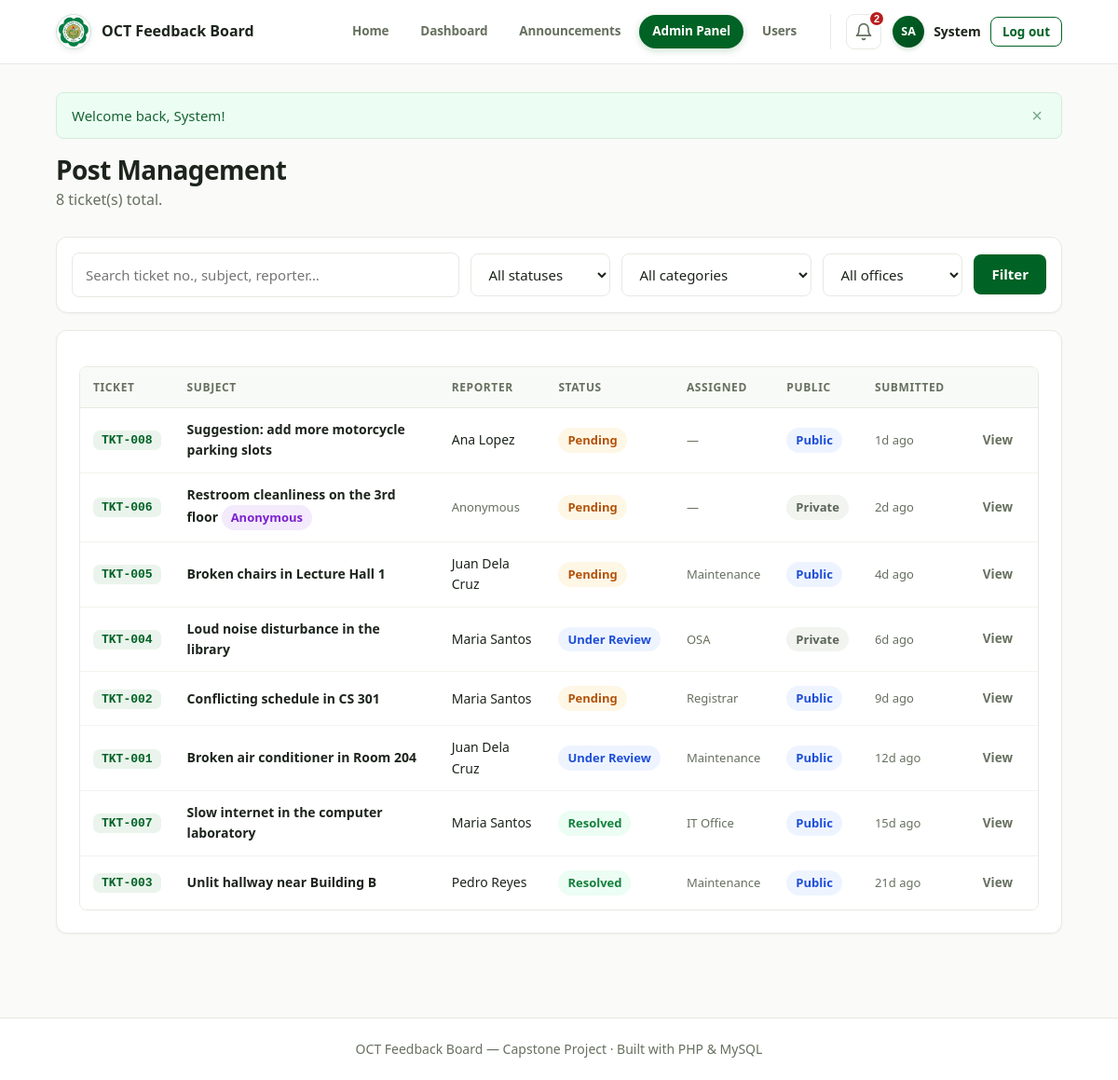
The page /admin/tickets.php (signed in) on the database as committed earlier.
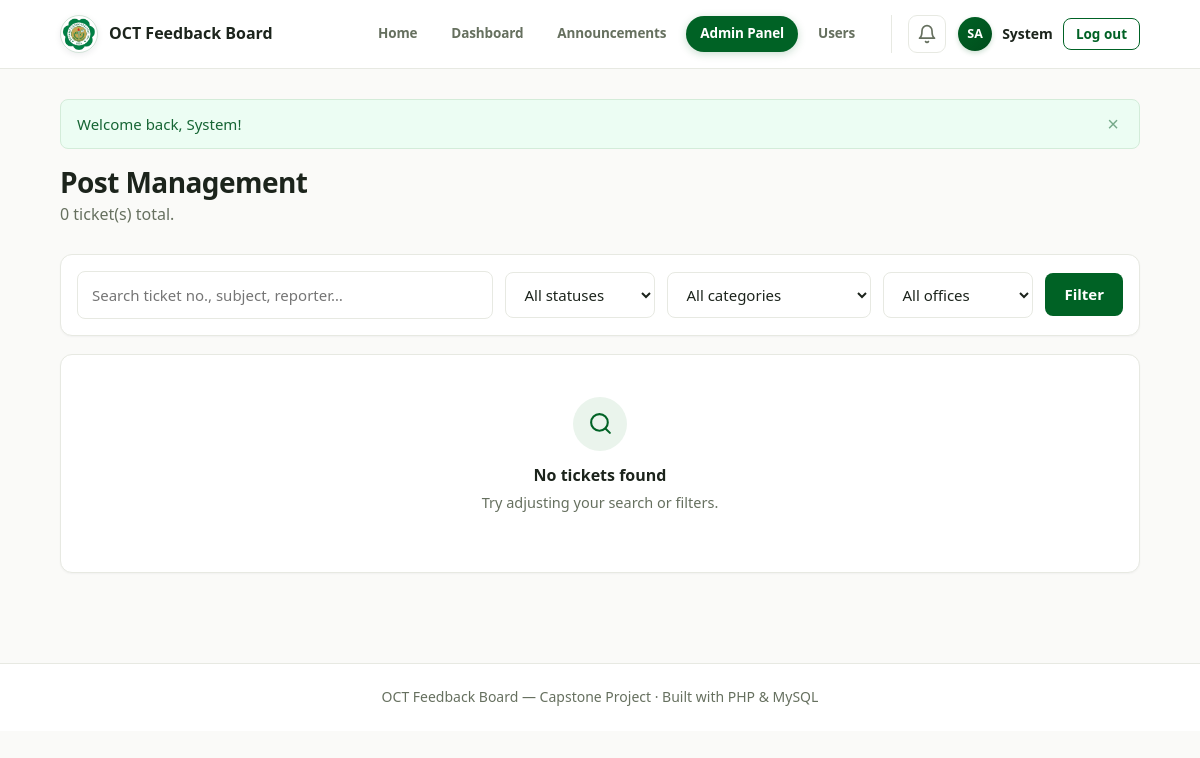
The same page on the database as committed later.
### tables this page shows
CREATE TABLE feedbacks (
  id            INT UNSIGNED AUTO_INCREMENT PRIMARY KEY,
  ticket_no     VARCHAR(20)  NOT NULL UNIQUE,
  user_id       INT UNSIGNED NOT NULL,
  category      VARCHAR(40)  NOT NULL,
  title         VARCHAR(160) NOT NULL,
  description   TEXT         NOT NULL,
  image_path    VARCHAR(255) DEFAULT NULL,
  is_anonymous  TINYINT(1)   NOT NULL DEFAULT 0,
  status        ENUM('pending','under_review','resolved','rejected') NOT NULL DEFAULT 'pending',
  assigned_dept VARCHAR(60)  DEFAULT NULL,
  is_public     TINYINT(1)   NOT NULL DEFAULT 0,
  created_at    TIMESTAMP NOT NULL DEFAULT CURRENT_TIMESTAMP,
  updated_at    TIMESTAMP NOT NULL DEFAULT CURRENT_TIMESTAMP ON UPDATE CURRENT_TIMESTAMP,
  CONSTRAINT fk_feedback_user FOREIGN KEY (user_id) REFERENCES users(id) ON DELETE CASCADE
);

CREATE TABLE users (
  id          INT UNSIGNED AUTO_INCREMENT PRIMARY KEY,
  id_number   VARCHAR(30)  NOT NULL UNIQUE,
  name        VARCHAR(120) NOT NULL,
  email       VARCHAR(120) NOT NULL UNIQUE,
  password    VARCHAR(255) NOT NULL,
  department  VARCHAR(100) NOT NULL DEFAULT '',
  role        ENUM('student','faculty','staff','admin','super_admin') NOT NULL DEFAULT 'student',
  field_scope VARCHAR(30)  DEFAULT NULL,  
  created_at  TIMESTAMP NOT NULL DEFAULT CURRENT_TIMESTAMP
);

### admin/tickets.php (the view, shortened to what this page needs)
<?php
require_once __DIR__ . '/../config.php';
$base      = '../';
$active    = 'admin';
$status   = (string)($_GET['status'] ?? '');
$category = (string)($_GET['category'] ?? '');
$dept     = (string)($_GET['dept'] ?? '');
$q        = trim((string)($_GET['q'] ?? ''));
$where  = [];
$params = [];
$myField = admin_field($_SESSION['user']);
if (array_key_exists($status, STATUS_LABELS)) {
    $where[] = 'f.status = ?';
    $params[] = $status;
} else {
    $status = '';
}
if (valid_category($category)) {
    $where[] = 'f.category = ?';
    $params[] = $category;
} else {
    $category = '';
}
if (valid_department($dept)) {
    $where[] = 'f.assigned_dept = ?';
    $params[] = $dept;
} else {
    $dept = '';
}
$sql = 'SELECT f.*, u.name
        FROM feedbacks f
        JOIN users u ON u.id = f.user_id' .
        ($where ? ' WHERE ' . implode(' AND ', $where) : '') .
        ' ORDER BY f.created_at DESC, f.id DESC
        LIMIT 100';
$stmt = $pdo->prepare($sql);
$stmt->execute($params);
$tickets = $stmt->fetchAll();
$hasFilter = $status !== '' || $category !== '' || $dept !== '' || $q !== '';
require __DIR__ . '/../includes/header.php';
?>
<div class="dash-head">
  <div>
    <h1 class="page-title"><?= $myField !== null ? e($myField) . ' Posts' : 'Post Management' ?></h1>
    <p class="page-sub"><?= count($tickets) ?> ticket(s)<?= $hasFilter ? ' matching your filters' : ' total' ?>.</p>
  </div>
</div>
<form method="get" action="tickets.php" class="card filter-bar">
  <div class="filter-search">
    <input type="search" name="q" class="input" placeholder="Search ticket no., subject, reporter…" value="<?= e($q) ?>">
  </div>
  <select name="status" class="input">
    <option value="">All statuses</option>
  </select>
  <select name="category" class="input">
    <option value="">All categories</option>
  </select>
  <select name="dept" class="input">
    <option value="">All offices</option>
  </select>
  <button type="submit" class="btn btn-primary">Filter</button>
</form>
<?php if (empty($tickets)): ?>
  <div class="card empty-state">
    <div class="empty-emoji"><svg aria-hidden="true" xmlns="http://www.w3.org/2000/svg" viewBox="0 0 24 24" fill="none" stroke="currentColor" stroke-width="2" stroke-linecap="round" stroke-linejoin="round"><circle cx="11" cy="11" r="8"/><path d="m21 21-4.3-4.3"/></svg></div>
    <h3>No tickets found</h3>
    <p>Try adjusting your search or filters.</p>
  </div>
<?php else: ?>
<div class="card panel">
  <div class="table-wrap">
    <table class="table">
      <thead>
        <tr>
          <th>Ticket</th>
          <th>Subject</th>
          <th>Reporter</th>
          <th>Status</th>
          <th>Assigned</th>
          <th>Public</th>
          <th>Submitted</th>
          <th></th>
        </tr>
      </thead>
      <tbody>
        <?php foreach ($tickets as $t): ?>
        <tr>
          <td><span class="ticket-no"><?= e($t['ticket_no']) ?></span></td>
          <td class="cell-title">
            <?= e(truncate($t['title'], 45)) ?>
            <?php if ((int)$t['is_anonymous'] === 1): ?><?= anonymous_badge() ?><?php endif; ?>
          </td>
          <td><?= $t['is_anonymous'] ? '<span class="cell-muted">Anonymous</span>' : e($t['name']) ?></td>
          <td><?= status_badge($t['status']) ?></td>
          <td class="cell-muted"><?= $t['assigned_dept'] ? e($t['assigned_dept']) : '—' ?></td>
          <td><?= (int)$t['is_public'] === 1 ? '<span class="badge badge-public">Public</span>' : '<span class="badge badge-private">Private</span>' ?></td>
          <td class="cell-muted"><?= e(time_ago($t['created_at'])) ?></td>
          <td><a class="btn btn-sm btn-ghost" href="ticket.php?id=<?= (int)$t['id'] ?>">View</a></td>
        </tr>
        <?php endforeach; ?>
      </tbody>
    </table>
  </div>
</div>
<?php endif; ?>
<?php require __DIR__ . '/../includes/footer.php'; ?>

### includes/header.php (shortened to what this page needs)
<?php
$base       = $base ?? '';
$active     = $active ?? '';
$bodyClass = $bodyClass ?? '';
$user      = current_user();
$isLoggedIn = $user !== null;
$unread    = $isLoggedIn ? unread_count($pdo, (int)$user['id']) : 0;
?>
<!DOCTYPE html>
<html lang="en">
<head>
<link rel="stylesheet" href="<?= e($base) ?>assets/css/style.css?v=6">
</head>
<body data-base="<?= e($base) ?>" data-csrf="<?= e(csrf_token()) ?>" data-max-upload="<?= (int)MAX_UPLOAD_MB ?>"<?= $bodyClass !== '' ? ' class="' . e($bodyClass) . '"' : '' ?>>
<nav class="navbar">
  <div class="container nav-inner">
    <a class="brand" href="<?= e($base) ?><?= $isLoggedIn ? 'dashboard.php' : 'index.php' ?>">
      <img class="brand-logo" src="<?= e($base) ?>olivarez-college-tagaytay-logo.png" alt="Olivarez College Tagaytay logo">
      <span class="brand-text"><?= e(APP_NAME) ?></span>
    </a>
    <?php if ($isLoggedIn): ?>
    <div class="nav-links" id="navLinks">
      <a class="nav-link <?= $active === 'home' ? 'active' : '' ?>" href="<?= e($base) ?>index.php">Home</a>
      <a class="nav-link <?= $active === 'dashboard' ? 'active' : '' ?>" href="<?= e($base) ?>dashboard.php"><?= is_super_admin() ? 'Dashboard' : 'General Posts' ?></a>
      <?php if (is_super_admin()): ?>
      <a class="nav-link <?= $active === 'announcements' ? 'active' : '' ?>" href="<?= e($base) ?>announcements.php">Announcements</a>
      <?php else: ?>
      <a class="nav-link <?= $active === 'submit' ? 'active' : '' ?>" href="<?= e($base) ?>submit.php">Submit Feedback</a>
      <?php endif; ?>
      <?php if (is_admin()): ?>
      <a class="nav-link <?= $active === 'admin' ? 'active' : '' ?>" href="<?= e($base) ?>admin/dashboard.php">Admin Panel</a>
      <?php endif; ?>
      <?php if (is_super_admin()): ?>
      <a class="nav-link <?= $active === 'users' ? 'active' : '' ?>" href="<?= e($base) ?>admin/users.php">Users</a>
      <?php endif; ?>
      <div class="nav-right">
        <div class="notif" id="notifWrap">
          <button class="notif-btn" id="notifBtn" aria-label="Notifications">
            <svg viewBox="0 0 24 24" width="20" height="20" fill="none" stroke="currentColor" stroke-width="2" stroke-linecap="round" stroke-linejoin="round"><path d="M18 8A6 6 0 0 0 6 8c0 7-3 9-3 9h18s-3-2-3-9"/><path d="M13.73 21a2 2 0 0 1-3.46 0"/></svg>
            <?php if ($unread > 0): ?><span class="notif-dot"><?= $unread > 9 ? '9+' : $unread ?></span><?php endif; ?>
          </button>
        </div>
        <div class="user-menu">
          <span class="avatar" title="<?= e($user['name']) ?>"><?= e(initials($user['name'])) ?></span>
          <span class="user-name"><?= e(first_name($user['name'])) ?></span>
          <a class="btn btn-sm btn-outline" href="<?= e($base) ?>auth/logout.php">Log out</a>
        </div>
      </div>
    </div>
    <?php endif; ?>
  </div>
</nav>
<main id="main" class="container page">
  <?php foreach (['success', 'error', 'info'] as $flashType):
      foreach (flash_get($flashType) as $flashMessage): ?>
      <div class="alert alert-<?= $flashType ?>">
        <span><?= e($flashMessage) ?></span>
        <button class="alert-close" aria-label="Dismiss">&times;</button>
      </div>
  <?php endforeach; endforeach; ?>

### includes/functions.php (shortened to what this page needs)
<?php
function e($value): string
{
    return htmlspecialchars((string)$value, ENT_QUOTES, 'UTF-8');
}
function time_ago(string $datetime): string
{
    try {
        $then = new DateTime($datetime);
    } catch (Exception $e) {
        return '';
    }
    $diff = (new DateTime())->diff($then);
    if ($diff->d > 0) return $diff->d . 'd ago';
    return 'just now';
}
function truncate(string $text, int $limit = 120): string
{
    $text = trim($text);
    if (strlen($text) <= $limit) return $text;
    return $short . '…';
}
function first_name(string $name): string
{
    $parts = preg_split('/\s+/', trim($name));
    return $parts[0] ?? '';
}
function initials(string $name): string
{
    $parts = preg_split('/\s+/', trim($name));
    $init  = '';
    foreach (array_slice($parts, 0, 2) as $part) {
        if ($part !== '') $init .= strtoupper(substr($part, 0, 1));
    }
    return $init === '' ? '?' : $init;
}
function flash_get(string $type): array
{
    $messages = $_SESSION['flash'][$type] ?? [];
    return $messages;
}
function current_user(): ?array
{
    return $_SESSION['user'] ?? null;
}
function is_admin(): bool
{
    return in_array((current_user()['role'] ?? ''), ['admin', 'super_admin'], true);
}
function is_super_admin(): bool
{
    return (current_user()['role'] ?? '') === 'super_admin';
}
function admin_field(array $user): ?string
{
    if (($user['role'] ?? '') !== 'admin') return null;
    $scope = (string)($user['field_scope'] ?? '');
    return FIELD_SCOPES[$scope] ?? null;
}
function csrf_token(): string
{
    return $_SESSION['csrf_token'];
}
function valid_category(string $category): bool
{
    return in_array($category, CATEGORIES, true);
}
function valid_department(string $dept): bool
{
    return in_array($dept, DEPARTMENTS, true);
}
function status_badge(string $status): string
{
    $label = STATUS_LABELS[$status] ?? $status;
    return '<span class="badge badge-' . e($status) . '">' . e($label) . '</span>';
}
function anonymous_badge(): string
{
    return '<span class="badge badge-anon" title="This submission is anonymous">Anonymous</span>';
}
function unread_count(PDO $pdo, int $userId): int
{
    $stmt = $pdo->prepare('SELECT COUNT(*) FROM notifications WHERE user_id = ? AND is_read = 0');
    $stmt->execute([$userId]);
    return (int)$stmt->fetchColumn();
}

### includes/footer.php (shortened to what this page needs)
</main>
<footer class="footer">
  <div class="container">
    <p><?= e(APP_NAME) ?> — Capstone Project · Built with PHP &amp; MySQL</p>
  </div>
</footer>
</body>
</html>

Rows that differ between the two databases and show on the page:
removed feedbacks: ticket_no "TKT-008", title "Suggestion: add more motorcycle parking slots", user.name "Ana Lopez", status "Pending", is_public "Public", created_at "1d ago"
removed feedbacks: ticket_no "TKT-006", title "Restroom cleanliness on the 3rd floor", is_anonymous "Anonymous", status "Pending", is_public "Private", created_at "2d ago"
removed feedbacks: ticket_no "TKT-005", title "Broken chairs in Lecture Hall 1", user.name "Juan Dela Cruz", status "Pending", assigned_dept "Maintenance", is_public "Public", created_at "4d ago"
removed feedbacks: ticket_no "TKT-004", title "Loud noise disturbance in the library", user.name "Maria Santos", status "Under Review", assigned_dept "OSA", is_public "Private", created_at "6d ago"
removed feedbacks: ticket_no "TKT-002", title "Conflicting schedule in CS 301", user.name "Maria Santos", status "Pending", assigned_dept "Registrar", is_public "Public", created_at "9d ago"
removed feedbacks: ticket_no "TKT-001", title "Broken air conditioner in Room 204", user.name "Juan Dela Cruz", status "Under Review", assigned_dept "Maintenance", is_public "Public", created_at "12d ago"
removed feedbacks: ticket_no "TKT-007", title "Slow internet in the computer laboratory", user.name "Maria Santos", status "Resolved", assigned_dept "IT Office", is_public "Public", created_at "15d ago"
removed feedbacks: ticket_no "TKT-003", title "Unlit hallway near Building B", user.name "Pedro Reyes", status "Resolved", assigned_dept "Maintenance", is_public "Public", created_at "21d ago"
Other text that changed with them:
count($tickets): "8" → "0"
$unread: "2" → (not shown)
text no longer shown: "TICKET SUBJECT REPORTER STATUS ASSIGNED PUBLIC SUBMITTED"
text now shown: "No tickets found Try adjusting your search or filters."
